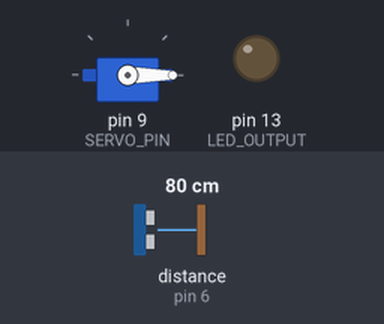
A sketch run on a simulated Arduino Uno, built with avr-gcc and run on an emulated ATmega328P. Shown: servo, output pins drawn as LEDs (lit = HIGH). Dashed ring = blinking. The inputs (shaded band) are chosen by the test bench; at power-on: distance to the obstacle (sensor on pin 6) 80 cm. The echo pulse lasts 58.3 µs per cm.

Above: at 2.2 s.
2.3 s: distance to the obstacle (sensor on pin 6) set to 74 cm
At 4.4 s:
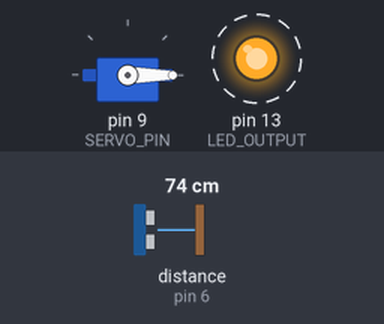
6.4 s: distance to the obstacle (sensor on pin 6) set to 4 cm
At 9.8 s:
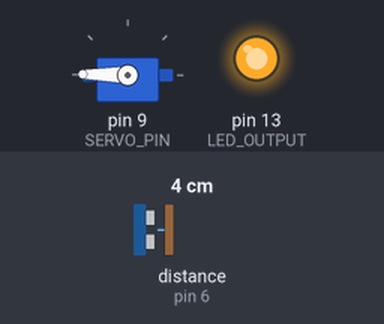
Timing chart, 0 to 16.5 s (numbered marks = the images above; inputs shaded):
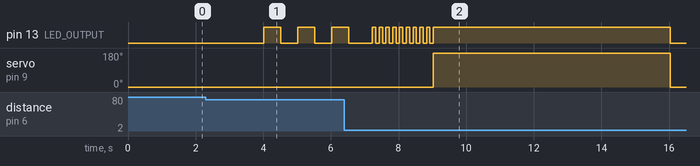

Measured:
- the behaviour switches between 80 and 79 cm on distance to the obstacle (sensor on pin 6) (found by bisection; images 0 and 1)
- after the input at 2.3 s, pin 13 (LED_OUTPUT): alternates HIGH for 0.50 s and LOW for 0.50 s, starting after 1.7 s
- after the input at 6.4 s, servo on pin 9 (SERVO_PIN): 0° → 179° after 2.6 s, → 0° 7.0 s later

The sketch:

toilet_led.ino
```cpp
#include <Servo.h>
#include "NewPing.h"
Servo servo;

#define LED_OUTPUT 13
#define TRIGGER_PIN 7
#define ECHO_PIN 6
#define SERVO_PIN 9
#define MAX_DISTANCE 400
#define QUICK_FLUSH_WINDOW_CM 20 // Holding hand close to the sensor flushes
#define QUICK_FLUSH_WINDOW_START_CM 30 // Holding hand close to the sensor flushes
#define OCCUPANCY_WINDOW_CM 80 // Tweak this based on your toilet's length. This is where your body is with respect to the distance sensor.
#define MINIMUM_SENSITIVITY 2 // motion sensor cannot detect less than 2 centimeters away.
#define ONE_SECOND_MS 1000
#define FIVE_SECONDS_MS 5000
#define SEVEN_SECONDS_MS 7000
#define RESET_WINDOW 5
#define THRESHOLD_SECONDS 5
#define TIMED_WINDOW 8
#define TWO_SECONDS 2
#define FIVE_SECONDS 5
#define FLUSH_WAIT_TIME_SECONDS 5
#define INACTIVE_THRESHOLD_SECONDS 5
#define TEN_MINUTES 600
#define RESET_POSITION 0
#define FLUSH_POSITION 179
long FASTEST_BLINK = 100;
long FAST_BLINK = 200;
long SLOW_BLINK = 500;

NewPing sonar(TRIGGER_PIN, ECHO_PIN, MAX_DISTANCE);

void setIndicatorLED(int state) {
  // Serial.print("Setting LED");
  // Serial.println(state);
  digitalWrite(LED_OUTPUT, state);
}


void setup() {
  servo.attach(SERVO_PIN);
  servo.write(0);
  pinMode(LED_OUTPUT, OUTPUT);
  setIndicatorLED(LOW);
  // Serial.begin(9600);
  delay(1000);
}

// Add a quick flush mode where if you wave the hand real close for 2 seconds it flushes
bool isQuickFlush = false;

long blinkInterval = FAST_BLINK;
bool shouldBlink = false;

void setBlinkSpeed(long blinkSpeed) {
  shouldBlink = true;
  blinkInterval = blinkSpeed;
}


void blinkAndDelay(long blinkSpeed, long numMilliseconds) {
  unsigned long previousMillis = millis();
  unsigned long startMillis = millis();
  int ledState = HIGH;
  while (true) {
    unsigned long currentMillis = millis();
    long elapsedMillis = currentMillis - previousMillis;
    if (elapsedMillis >= blinkSpeed) {
      previousMillis = currentMillis;

      if (ledState == LOW) {
        ledState = HIGH;
      } else {
        ledState = LOW;
      }

      setIndicatorLED(ledState);
    }
    if (currentMillis - startMillis >= numMilliseconds) {
      break;
    }
  }
}

void blinkAndDelay(long numMilliseconds) {
  blinkAndDelay(blinkInterval, numMilliseconds);
}

bool isUsingToilet() {
  float distance = 0;
  int totalSeconds = 0;
  int quickFlushSeconds = 0;
  int threshholdSeconds = 0;

  while (true) {
    distance = sonar.ping_cm();
    // Serial.println(distance);
    if (distance <= OCCUPANCY_WINDOW_CM && distance > QUICK_FLUSH_WINDOW_START_CM) {
      threshholdSeconds = threshholdSeconds + 1;
      totalSeconds = totalSeconds - 1;
      setBlinkSpeed(SLOW_BLINK);
    } else if (distance <= QUICK_FLUSH_WINDOW_CM && distance > MINIMUM_SENSITIVITY) {
      quickFlushSeconds = quickFlushSeconds + 1;
      threshholdSeconds = threshholdSeconds - 1;
      totalSeconds = totalSeconds - 1;
      setBlinkSpeed(FASTEST_BLINK);
    } else {
      threshholdSeconds - 1;
      totalSeconds = totalSeconds + 1;
    }

    if (threshholdSeconds < 0) {
      threshholdSeconds = 0;
    }

    if (totalSeconds < 0) {
      totalSeconds = 0;
    }

    // Serial.print("threshholdSeconds: ");
    // Serial.println(threshholdSeconds);
    // Serial.print("quickFlushSeconds:");
    // Serial.println(quickFlushSeconds);
    if (threshholdSeconds > 0 || quickFlushSeconds > 0) {
      // Serial.println("blink");
      blinkAndDelay(ONE_SECOND_MS);
    } else {
      delay(ONE_SECOND_MS);
      setIndicatorLED(LOW);
    }

    if (quickFlushSeconds >= TWO_SECONDS) {
      isQuickFlush = true;
      break;
    }
    if (threshholdSeconds >= THRESHOLD_SECONDS) {
      isQuickFlush = false;
      break;
    }

    if (totalSeconds >= RESET_WINDOW) {
      totalSeconds = 0;
      threshholdSeconds = 0;
      quickFlushSeconds = 0;
    }
  }

  bool isInUse = threshholdSeconds >= THRESHOLD_SECONDS || isQuickFlush;

  if (!isInUse) {
    // Serial.println("Not in use");
    setIndicatorLED(LOW);
  }
  return isInUse;
}

bool shouldFlush() {
  // Serial.println("Is using toilet");
  setIndicatorLED(HIGH);
  if (isQuickFlush) {
    isQuickFlush = false;
    return true;
  }
  float distance = 0;
  int activeSeconds = 0;
  int totalSeconds = 0;
  while (true) {
    distance = sonar.ping_cm();
    if (distance > OCCUPANCY_WINDOW_CM) {
      activeSeconds = activeSeconds + 1;
      int remaining = FLUSH_WAIT_TIME_SECONDS - activeSeconds;
      String flushText = String("Flushing in ") + remaining + "...";
      setBlinkSpeed(FASTEST_BLINK);
    } else if (distance <= OCCUPANCY_WINDOW_CM && distance > MINIMUM_SENSITIVITY) {
      setIndicatorLED(LOW);
      activeSeconds = 0;
    }

    totalSeconds = totalSeconds + 1;

    if (activeSeconds > 0) {
      blinkAndDelay(ONE_SECOND_MS);
    } else {
      setIndicatorLED(HIGH);
      delay(ONE_SECOND_MS);
    }

    if (activeSeconds >= FLUSH_WAIT_TIME_SECONDS) {
      break;
    }

    if (totalSeconds > TEN_MINUTES) {
      break;
    }
  }

  return true;
}

void flush() {
  setIndicatorLED(HIGH);
  servo.write(FLUSH_POSITION);
  delay(SEVEN_SECONDS_MS);
  setIndicatorLED(LOW);
  servo.write(RESET_POSITION);
  delay(FIVE_SECONDS_MS);
}

void loop() {
  if (isUsingToilet() && shouldFlush()) {
    flush();
  }
}
```
